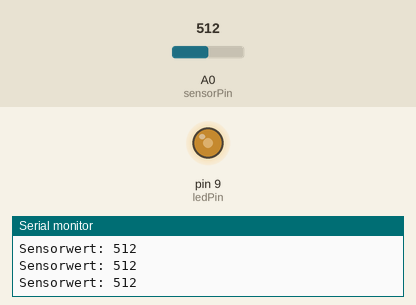
This sketch was run on a simulated Arduino Uno, built with avr-gcc and run on an emulated ATmega328P. On the bench: output pins drawn as LEDs (lit = HIGH), the last lines printed to the serial monitor. Inputs (shaded band) come from the test bench; at power-on: A0 (sensorPin) = 512.

Above: at 1.2 s.
1.3 s: A0 (sensorPin) set to 716
At 2.1 s:
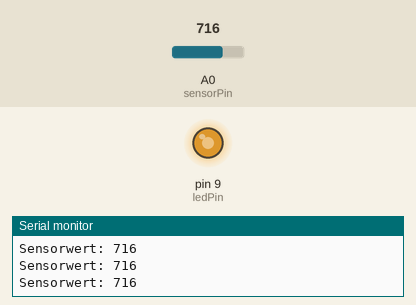
2.8 s: A0 (sensorPin) set to 900
At 3.5 s:
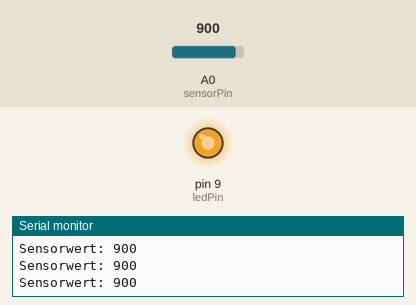
4.3 s: A0 (sensorPin) set to 122
At 4.9 s:
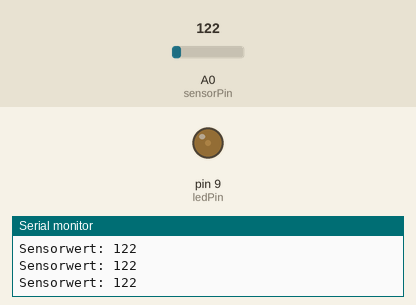
5.8 s: A0 (sensorPin) set to 0
At 6.3 s:
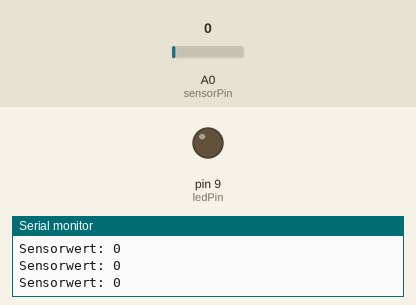
7.3 s: A0 (sensorPin) set to 511
At 7.6 s:
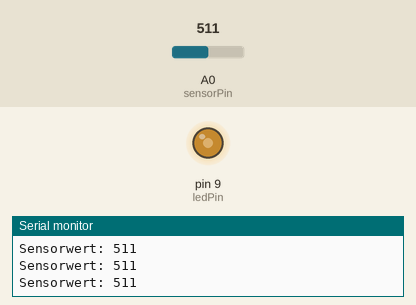
Timing chart, 0 to 9.8 s (numbered marks = the images above; inputs shaded):
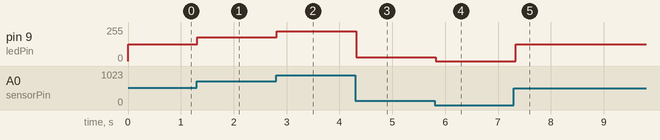

Measured:
- after the input at 1.3 s, pin 9 (ledPin): 127/255 → 178/255 at once
- after the input at 2.8 s, pin 9 (ledPin): 178/255 → 224/255 at once
- after the input at 4.3 s, pin 9 (ledPin): 224/255 → 30/255 at once
- after the input at 5.8 s, pin 9 (ledPin): 30/255 → 0/255 at once
- after the input at 7.3 s, pin 9 (ledPin): 0/255 → 127/255 at once

The sketch:

Smart_Light.ino
```cpp
/**
 * Projekt: Intelligente Lichtsteuerung
 * Beschreibung: Einlesen eines Lichtsensors (LDR) zur Steuerung einer LED via PWM.
 */
int sensorPin = A0; // Lichtsensor
int ledPin = 9;     // LED an PWM-Pin

void setup() {
  pinMode(ledPin, OUTPUT);
  Serial.begin(9600);
}

void loop() {
  int sensorValue = analogRead(sensorPin);
  // Mapping: Sensor-Wert (0-1023) auf PWM-Helligkeit (0-255) umrechnen
  int brightness = map(sensorValue, 0, 1023, 0, 255);

  analogWrite(ledPin, brightness);

  Serial.print("Sensorwert: ");
  Serial.println(sensorValue);
  delay(100);
}
```
